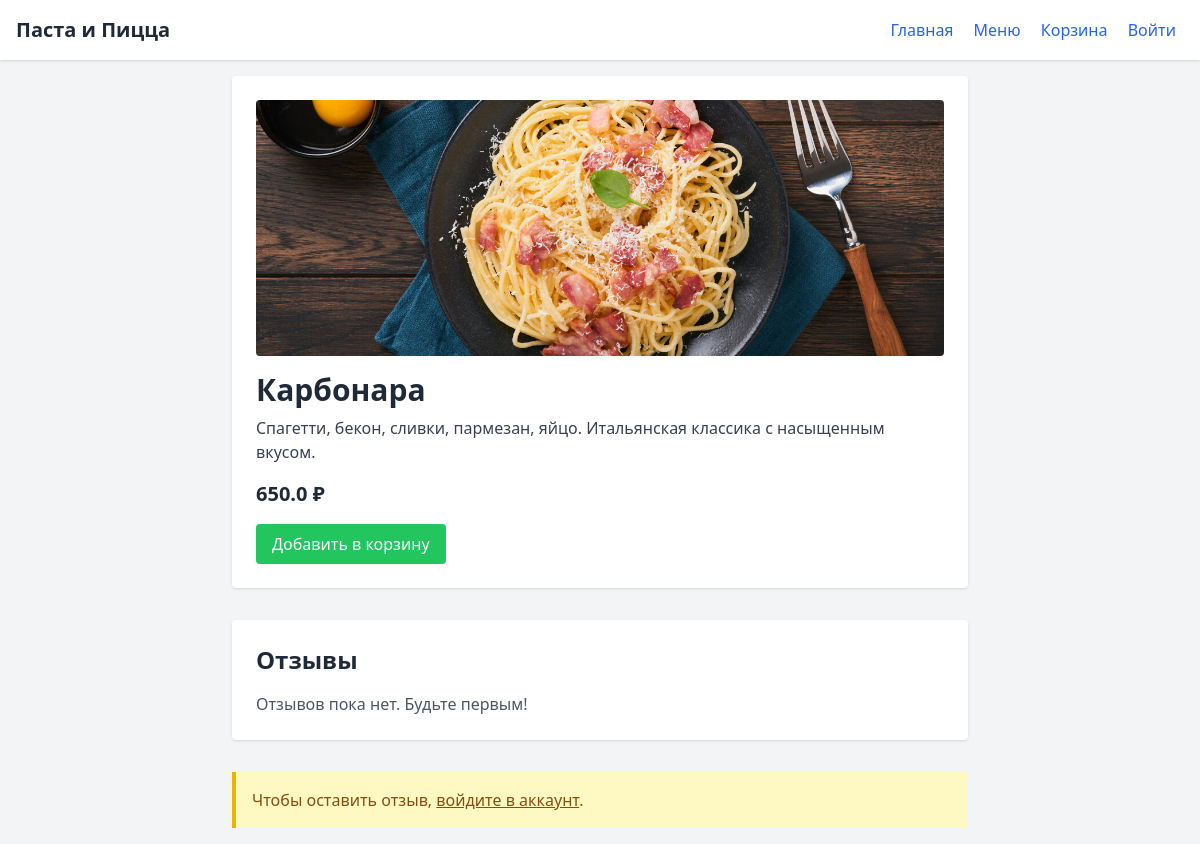
The app's page /dish/22 with its own data.
### tables this page shows
CREATE TABLE dishes (
    id INTEGER PRIMARY KEY AUTOINCREMENT,
    title TEXT,
    description TEXT,
    price REAL,
    category_id INTEGER,
    image TEXT,
    is_veg INTEGER DEFAULT 0,
    is_spicy INTEGER DEFAULT 0,
    FOREIGN KEY(category_id) REFERENCES categories(id)
);

### app.py (the view)
@app.route("/dish/<int:dish_id>")
def dish_detail(dish_id):
    dish = get_dish_by_id(dish_id)
    reviews = get_reviews_for_dish(dish_id)
    return render_template("dish_detail.html", dish=dish, reviews=reviews)

### app.py (called while the page is built)
@app.before_request
def before_request():
    get_db()

@app.teardown_appcontext
def teardown_db(exception):
    close_db()

def get_dish_by_id(dish_id):
    row = query_db("SELECT * FROM dishes WHERE id=?", (dish_id,), one=True)
    return dict(row) if row else None

def get_reviews_for_dish(dish_id):
    reviews = query_db(
        "SELECT r.rating, r.text, u.name, r.created_at FROM reviews r JOIN users u ON r.user_id = u.id WHERE r.dish_id=? ORDER BY r.created_at DESC",
        (dish_id,))
    return [dict(row) for row in reviews]

### database.py (called while the page is built)
def get_db():
    if 'db' not in g:
        conn = sqlite3.connect(DB_PATH)
        conn.row_factory = sqlite3.Row
        g.db = conn
    return g.db

def query_db(query, args=(), one=False):
    cur = get_db().execute(query, args)
    rv = cur.fetchall()
    cur.close()
    return (rv[0] if rv else None) if one else rv

### templates/dish_detail.html (shortened to what this page needs)
<!DOCTYPE html>
<html lang="ru">
<head>
  <script src="https://cdn.tailwindcss.com"></script>
</head>
<body class="bg-gray-100 text-gray-800">
  <header class="bg-white shadow p-4 flex justify-between items-center">
    <h1 class="text-xl font-bold">Паста и Пицца</h1>
    <nav>
      <a href="/" class="mx-2 text-blue-600 hover:underline">Главная</a>
      <a href="/menu" class="mx-2 text-blue-600 hover:underline">Меню</a>
      <a href="/cart" class="mx-2 text-blue-600 hover:underline">Корзина</a>
      {% if session.user_id %}
        <span class="mx-2 text-gray-700">Привет, {{ session.user_name }}!</span>
        <a href="/logout" class="mx-2 text-red-600 hover:underline">Выйти</a>
      {% else %}
        <a href="/login" class="mx-2 text-blue-600 hover:underline">Войти</a>
      {% endif %}
    </nav>
  </header>
  <main class="p-4 max-w-3xl mx-auto">
    <div class="bg-white shadow rounded p-6 mb-8">
      {% if dish.image %}
        <img src="{{ url_for('uploads', filename=dish.image) }}" alt="{{ dish.title }}" class="w-full h-64 object-cover rounded mb-4">
      {% endif %}
      <h2 class="text-3xl font-bold mb-2">{{ dish.title }}</h2>
      <p class="text-gray-700 mb-4">{{ dish.description }}</p>
      <p class="text-xl font-semibold mb-4">{{ dish.price }} ₽</p>
      <form action="/cart" method="post" class="inline">
        <button type="submit" class="px-4 py-2 bg-green-500 text-white rounded hover:bg-green-600">Добавить в корзину</button>
      </form>
    </div>
    <div class="bg-white shadow rounded p-6 mb-8">
      <h3 class="text-2xl font-bold mb-4">Отзывы</h3>
      {% if reviews %}
        <div class="space-y-4">
          {% for review in reviews %}
            <div class="border-b pb-2">
              <p class="text-yellow-500 mb-1">Оценка: {{ review.rating }} ⭐️</p>
              <p class="text-gray-800 mb-1">{{ review.text }}</p>
              <p class="text-sm text-gray-500">— {{ review.name }}, {{ review.created_at }}</p>
            </div>
          {% endfor %}
        </div>
      {% else %}
        <p class="text-gray-600">Отзывов пока нет. Будьте первым!</p>
      {% endif %}
    </div>
    {% if session.user_id %}
      <div class="bg-white shadow rounded p-6">
        <h3 class="text-2xl font-bold mb-4">Оставить отзыв</h3>
        <form action="/review/{{ dish.id }}" method="post">
          <label for="rating" class="block mb-2">Оценка (1–5):</label>
          <select name="rating" id="rating" class="mb-4 w-full border rounded px-3 py-2">
            {% for i in range(1,6) %}
              <option value="{{ i }}">{{ i }}</option>
            {% endfor %}
          </select>
          <label for="text" class="block mb-2">Ваш отзыв:</label>
          <textarea name="text" id="text" rows="4" class="w-full border rounded px-3 py-2 mb-4"></textarea>
          <button type="submit" class="px-4 py-2 bg-blue-600 text-white rounded hover:bg-blue-700">Отправить</button>
        </form>
      </div>
    {% else %}
      <div class="bg-yellow-100 border-l-4 border-yellow-500 p-4">
        <p class="text-yellow-800">Чтобы оставить отзыв, <a href="/login" class="underline">войдите в аккаунт</a>.</p>
      </div>
    {% endif %}
  </main>
</body>
</html>

### records on screen
dishes: image (picture), title "Карбонара", description "Спагетти, бекон, сливки, пармезан, яйцо. Итальянская классика с насыщенным вкусом.", price "650.0"
